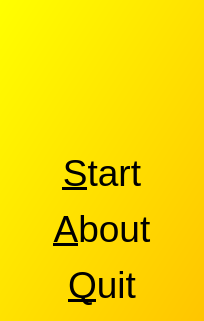
<?xml version="1.0" encoding="UTF-8"?>
<ui version="4.0">
 <class>QtBeerWanterMenuDialog</class>
 <widget class="QDialog" name="QtBeerWanterMenuDialog">
  <property name="geometry">
   <rect>
    <x>0</x>
    <y>0</y>
    <width>204</width>
    <height>321</height>
   </rect>
  </property>
  <property name="font">
   <font>
    <pointsize>28</pointsize>
   </font>
  </property>
  <property name="windowTitle">
   <string>BeerWanter</string>
  </property>
  <property name="windowIcon">
   <iconset resource="beerwanter.qrc">
    <normaloff>:/PicR.png</normaloff>:/PicR.png</iconset>
  </property>
  <property name="styleSheet">
   <string notr="true">QDialog { 
background-color: qlineargradient(x1: 0, y1: 0, x2: 1, y2: 1, stop: 0  #ffff00, stop: 1 #ffc500);
}
QPushButton { font: 48px, &quot;Verdana&quot; }</string>
  </property>
  <layout class="QVBoxLayout" name="verticalLayout">
   <item>
    <widget class="QLabel" name="label_title">
     <property name="text">
      <string/>
     </property>
     <property name="pixmap">
      <pixmap resource="beerwanter.qrc">:/PicBeer.png</pixmap>
     </property>
     <property name="alignment">
      <set>Qt::AlignCenter</set>
     </property>
    </widget>
   </item>
   <item>
    <widget class="QPushButton" name="button_start">
     <property name="text">
      <string>&amp;Start</string>
     </property>
     <property name="flat">
      <bool>true</bool>
     </property>
    </widget>
   </item>
   <item>
    <widget class="QPushButton" name="button_about">
     <property name="text">
      <string>&amp;About</string>
     </property>
     <property name="flat">
      <bool>true</bool>
     </property>
    </widget>
   </item>
   <item>
    <widget class="QPushButton" name="button_quit">
     <property name="text">
      <string>&amp;Quit</string>
     </property>
     <property name="flat">
      <bool>true</bool>
     </property>
    </widget>
   </item>
  </layout>
 </widget>
 <resources>
  <include location="beerwanter.qrc"/>
 </resources>
 <connections/>
</ui>
